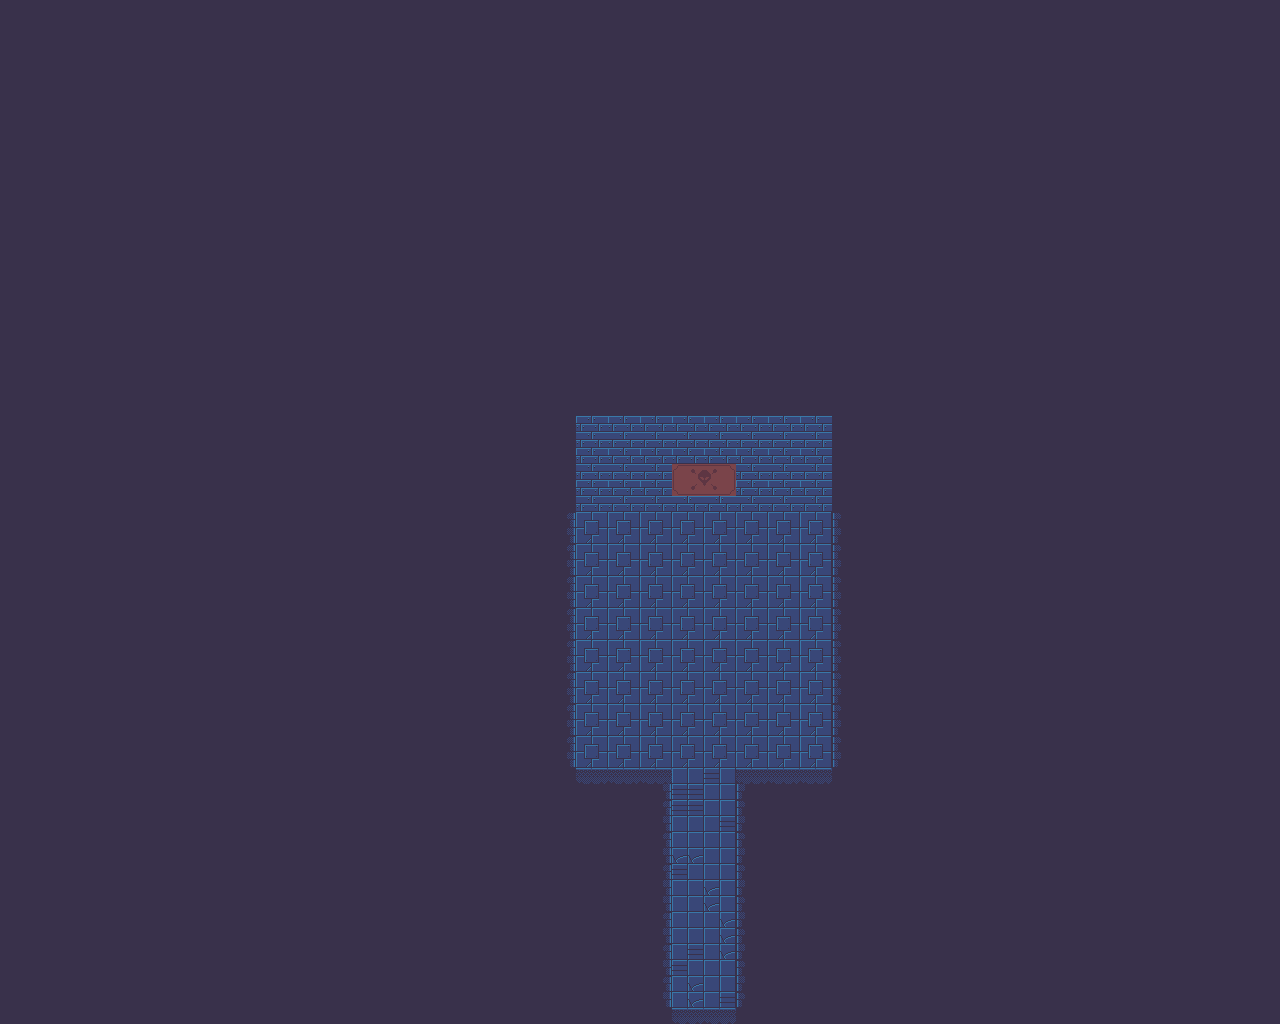

Rendered tile map (Tiled .tmx) drawn with the repository's tilesets; below, a short description and the map source with its tile grids summarised:
An orthogonal 80x64 tile map with 16x16 px tiles, 3 tile layers (2D, 3D, 3D 2), 2 tilesets and 10 objects (8x Tilted Object, Player, Rat Sparrow).

<map version="1.2" tiledversion="1.2.3" orientation="orthogonal" renderorder="right-down" width="80" height="64" tilewidth="16" tileheight="16" infinite="0" nextlayerid="14" nextobjectid="12">
 <tileset firstgid="1" source="../Village/Village_assets_tiles.tsx" />
 <tileset firstgid="481" source="../Objects.tsx" />
 <layer id="11" name="2D" width="80" height="64">
  <data>[5120 cells, 5120 non-empty, 27 distinct tile ids]</data>
 </layer>
 <layer id="12" name="3D" width="80" height="64">
  <data>[5120 cells, 8 non-empty, 8 distinct tile ids]</data>
 </layer>
 <layer id="13" name="3D 2" width="80" height="64">
  <data>[5120 cells, 0 non-empty, 0 distinct tile ids]</data>
 </layer>
 <objectgroup id="4" name="Objects">
  <object id="1" name="Player" type="Player" x="688" y="864" width="16" height="16" />
  <object id="2" name="Rat Sparrow" type="Rat Sparrow" x="688" y="536" width="16" height="16" />
  <object id="3" type="Tilted Object" gid="513" x="576" y="512" width="32" height="256" />
  <object id="4" type="Tilted Object" gid="513" x="608" y="512" width="32" height="256" />
  <object id="5" type="Tilted Object" gid="513" x="640" y="512" width="32" height="256" />
  <object id="6" type="Tilted Object" gid="513" x="672" y="512" width="32" height="256" />
  <object id="7" type="Tilted Object" gid="513" x="704" y="512" width="32" height="256" />
  <object id="8" type="Tilted Object" gid="513" x="736" y="512" width="32" height="256" />
  <object id="9" type="Tilted Object" gid="513" x="768" y="512" width="32" height="256" />
  <object id="10" type="Tilted Object" gid="513" x="800" y="512" width="32" height="256" />
 </objectgroup>
</map>
